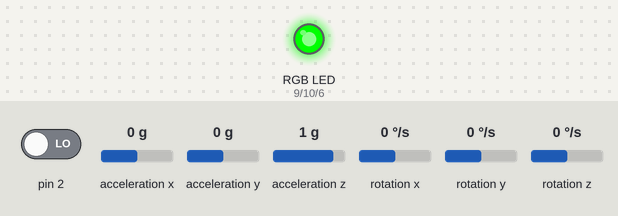
The sketch below on a simulated Arduino Uno, built with avr-gcc and run on an emulated ATmega328P. Parts: an RGB LED mixed from three pins (HIGH = lit). Dashed ring = blinking. The inputs (shaded band) are chosen by the test bench; at power-on: rotation z 0 °/s, acceleration y 0 g, acceleration z 1 g, acceleration x 0 g, pin 2 LOW, rotation x 0 °/s, rotation y 0 °/s. Dim RGB values are drawn brighter than linear; the sensor or clock chip raises its interrupt line as the real part does; what the sketch prints to the serial monitor is not drawn.

Above: at 2.7 s.
2.8 s: rotation z set to -192 °/s
At 2.95 s:
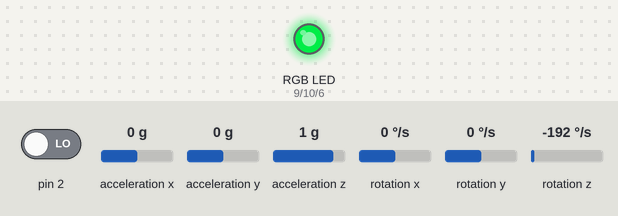
At 3.55 s:
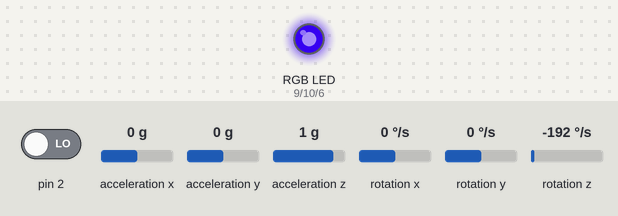
5.8 s: acceleration y set to -0.8 g
At 5.96 s:
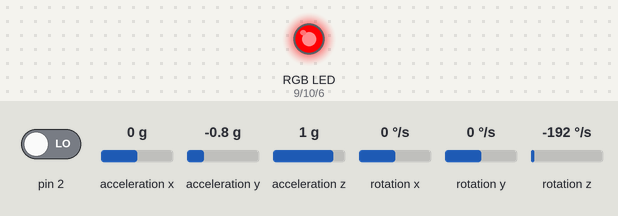
8.8 s: acceleration z set to 0 g
At 9.6 s:
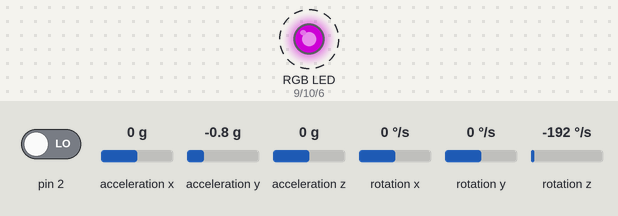
11.8 s: acceleration x set to -0.8 g
14.8 s: acceleration x set to 1.4 g
17.8 s: acceleration y set to 0 g
Timing chart, 0 to 21.8 s (numbered marks = the images above; inputs shaded):
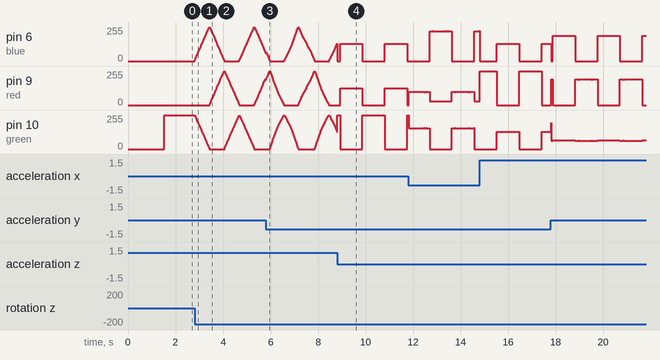

The sketch:

MPU-6050-with-RGB.ino
```cpp
#include "I2Cdev.h"

#include "MPU6050_6Axis_MotionApps20.h"

#if I2CDEV_IMPLEMENTATION == I2CDEV_ARDUINO_WIRE
    #include "Wire.h"
#endif
MPU6050 mpu;
int red = 9; //10
int green = 10; //9
int blue = 6;

int rgbCheck[121][3] = {
{0, 255, 0},
{0, 253, 2},
{0, 251, 4},
{0, 249, 6},
{0, 247, 9},
{0, 244, 11},
{0, 242, 13},
{0, 240, 15},
{0, 238, 17},
{0, 236, 19},
{0, 234, 21},
{0, 232, 23},
{0, 230, 26},
{0, 227, 28},
{0, 225, 30},
{0, 223, 32},
{0, 221, 34},
{0, 219, 36},
{0, 217, 38},
{0, 215, 40},
{0, 213, 43},
{0, 210, 45},
{0, 208, 47},
{0, 206, 49},
{0, 204, 51},
{0, 202, 53},
{0, 200, 55},
{0, 198, 57},
{0, 196, 60},
{0, 193, 62},
{0, 191, 64},
{0, 189, 66},
{0, 187, 68},
{0, 185, 70},
{0, 183, 72},
{0, 181, 74},
{0, 179, 77},
{0, 176, 79},
{0, 174, 81},
{0, 172, 83},
{0, 170, 85},
{0, 168, 87},
{0, 166, 89},
{0, 164, 91},
{0, 162, 94},
{0, 159, 96},
{0, 157, 98},
{0, 155, 100},
{0, 153, 102},
{0, 151, 104},
{0, 149, 106},
{0, 147, 108},
{0, 145, 111},
{0, 142, 113},
{0, 140, 115},
{0, 138, 117},
{0, 136, 119},
{0, 134, 121},
{0, 132, 123},
{0, 130, 125},
{0, 128, 128},
{0, 125, 130},
{0, 123, 132},
{0, 121, 134},
{0, 119, 136},
{0, 117, 138},
{0, 115, 140},
{0, 113, 142},
{0, 111, 145},
{0, 108, 147},
{0, 106, 149},
{0, 104, 151},
{0, 102, 153},
{0, 100, 155},
{0, 98, 157},
{0, 96, 159},
{0, 94, 162},
{0, 91, 164},
{0, 89, 166},
{0, 87, 168},
{0, 85, 170},
{0, 83, 172},
{0, 81, 174},
{0, 79, 176},
{0, 77, 179},
{0, 74, 181},
{0, 72, 183},
{0, 70, 185},
{0, 68, 187},
{0, 66, 189},
{0, 64, 191},
{0, 62, 193},
{0, 60, 196},
{0, 57, 198},
{0, 55, 200},
{0, 53, 202},
{0, 51, 204},
{0, 49, 206},
{0, 47, 208},
{0, 45, 210},
{0, 43, 213},
{0, 40, 215},
{0, 38, 217},
{0, 36, 219},
{0, 34, 221},
{0, 32, 223},
{0, 30, 225},
{0, 28, 227},
{0, 26, 230},
{0, 23, 232},
{0, 21, 234},
{0, 19, 236},
{0, 17, 238},
{0, 15, 240},
{0, 13, 242},
{0, 11, 244},
{0, 9, 247},
{0, 6, 249},
{0, 4, 251},
{0, 2, 253},
{0, 0, 255}};

#define OUTPUT_READABLE_YAWPITCHROLL


// MPU control/status vars
bool dmpReady = false;  // set true if DMP init was successful
uint8_t mpuIntStatus;   // holds actual interrupt status byte from MPU
uint8_t devStatus;      // return status after each device operation (0 = success, !0 = error)
uint16_t packetSize;    // expected DMP packet size (default is 42 bytes)
uint16_t fifoCount;     // count of all bytes currently in FIFO
uint8_t fifoBuffer[64]; // FIFO storage buffer

// orientation/motion vars
Quaternion q;           // [w, x, y, z]         quaternion container
VectorInt16 aa;         // [x, y, z]            accel sensor measurements
VectorInt16 aaReal;     // [x, y, z]            gravity-free accel sensor measurements
VectorInt16 aaWorld;    // [x, y, z]            world-frame accel sensor measurements
VectorFloat gravity;    // [x, y, z]            gravity vector
float euler[3];         // [psi, theta, phi]    Euler angle container
float ypr[3];           // [yaw, pitch, roll]   yaw/pitch/roll container and gravity vector

// packet structure for InvenSense teapot demo
uint8_t teapotPacket[14] = { '$', 0x02, 0,0, 0,0, 0,0, 0,0, 0x00, 0x00, '\r', '\n' };


// ================================================================
// ===               INTERRUPT DETECTION ROUTINE                ===
// ================================================================

volatile bool mpuInterrupt = false;     // indicates whether MPU interrupt pin has gone high
void dmpDataReady() {
    mpuInterrupt = true;
}


// ================================================================
// ===                      INITIAL SETUP                       ===
// ================================================================

void setup() {
    // join I2C bus (I2Cdev library doesn't do this automatically)
    #if I2CDEV_IMPLEMENTATION == I2CDEV_ARDUINO_WIRE
        Wire.begin();
        TWBR = 24; // 400kHz I2C clock (200kHz if CPU is 8MHz)
    #elif I2CDEV_IMPLEMENTATION == I2CDEV_BUILTIN_FASTWIRE
        Fastwire::setup(400, true);
    #endif

    // initialize serial communication
    // (115200 chosen because it is required for Teapot Demo output, but it's
    // really up to you depending on your project)
    Serial.begin(115200);
    while (!Serial); // wait for Leonardo enumeration, others continue immediately

    // NOTE: 8MHz or slower host processors, like the Teensy @ 3.3v or Ardunio
    // Pro Mini running at 3.3v, cannot handle this baud rate reliably due to
    // the baud timing being too misaligned with processor ticks. You must use
    // 38400 or slower in these cases, or use some kind of external separate
    // crystal solution for the UART timer.

    // initialize device
    Serial.println(F("Initializing I2C devices..."));
    mpu.initialize();

    // verify connection
    Serial.println(F("Testing device connections..."));
    Serial.println(mpu.testConnection() ? F("MPU6050 connection successful") : F("MPU6050 connection failed"));

    // wait for ready
//    Serial.println(F("\nSend any character to begin DMP programming and demo: "));
//    while (Serial.available() && Serial.read()); // empty buffer
//    while (!Serial.available());                 // wait for data
//    while (Serial.available() && Serial.read()); // empty buffer again
    delay(1000);
    // load and configure the DMP
    Serial.println(F("Initializing DMP..."));
    devStatus = mpu.dmpInitialize();

    // supply your own gyro offsets here, scaled for min sensitivity
    mpu.setXGyroOffset(220);
    mpu.setYGyroOffset(76);
    mpu.setZGyroOffset(-85);
    mpu.setZAccelOffset(1788); // 1688 factory default for my test chip

    // make sure it worked (returns 0 if so)
    if (devStatus == 0) {
        // turn on the DMP, now that it's ready
        Serial.println(F("Enabling DMP..."));
        mpu.setDMPEnabled(true);

        // enable Arduino interrupt detection
        Serial.println(F("Enabling interrupt detection (Arduino external interrupt 0)..."));
        attachInterrupt(0, dmpDataReady, RISING);
        mpuIntStatus = mpu.getIntStatus();

        // set our DMP Ready flag so the main loop() function knows it's okay to use it
        Serial.println(F("DMP ready! Waiting for first interrupt..."));
        dmpReady = true;

        // get expected DMP packet size for later comparison
        packetSize = mpu.dmpGetFIFOPacketSize();
    } else {
        // ERROR!
        // 1 = initial memory load failed
        // 2 = DMP configuration updates failed
        // (if it's going to break, usually the code will be 1)
        Serial.print(F("DMP Initialization failed (code "));
        Serial.print(devStatus);
        Serial.println(F(")"));
    }
    pinMode(red, OUTPUT);
    pinMode(green, OUTPUT);
    pinMode(blue, OUTPUT);

}


// ================================================================
// ===                    MAIN PROGRAM LOOP                     ===
// ================================================================

void loop() {
    // if programming failed, don't try to do anything
    if (!dmpReady) return;

    // wait for MPU interrupt or extra packet(s) available
    while (!mpuInterrupt && fifoCount < packetSize) {

    }

    // reset interrupt flag and get INT_STATUS byte
    mpuInterrupt = false;
    mpuIntStatus = mpu.getIntStatus();

    // get current FIFO count
    fifoCount = mpu.getFIFOCount();

    // check for overflow (this should never happen unless our code is too inefficient)
    if ((mpuIntStatus & 0x10) || fifoCount == 1024) {
        // reset so we can continue cleanly
        mpu.resetFIFO();
        Serial.println(F("FIFO overflow!"));

    // otherwise, check for DMP data ready interrupt (this should happen frequently)
    } else if (mpuIntStatus & 0x02) {
        // wait for correct available data length, should be a VERY short wait
        while (fifoCount < packetSize) fifoCount = mpu.getFIFOCount();

        // read a packet from FIFO
        mpu.getFIFOBytes(fifoBuffer, packetSize);

        // track FIFO count here in case there is > 1 packet available
        // (this lets us immediately read more without waiting for an interrupt)
        fifoCount -= packetSize;

       // Colour selection
        #ifdef OUTPUT_READABLE_YAWPITCHROLL
            // display Euler angles in degrees
            mpu.dmpGetQuaternion(&q, fifoBuffer);
            mpu.dmpGetGravity(&gravity, &q);
            mpu.dmpGetYawPitchRoll(ypr, &q, &gravity);
            setLEDColour(ypr[0] * 180/M_PI);
        #endif
    }
}

void setLEDColour(int currPos){
  int redValue = 0;
  int greenValue = 0;
  int blueValue = 0;
  int currCase = 0;
  if( 120 < currPos && currPos <= 180){

    redValue = rgbCheck[currPos-121][2];
    greenValue = rgbCheck[currPos-121][0];
    blueValue = rgbCheck[currPos-121][1];
    currCase = 1;

  }else if( 0 <= currPos && currPos <= 120){
    redValue = rgbCheck[currPos][0];
    greenValue = rgbCheck[currPos][1];
    blueValue = rgbCheck[currPos][2];
   currCase = 2;
  }else if(-119 <= currPos && currPos < 0){


    redValue = rgbCheck[currPos+119][1];
    greenValue = rgbCheck[currPos+119][2];
    blueValue = rgbCheck[currPos+119][0];
    currCase = 3;
  }else if( -180 <= currPos && currPos <= -120){

    redValue = rgbCheck[currPos+60+180][2];
    greenValue = rgbCheck[currPos+60+180][0];
    blueValue = rgbCheck[currPos+60+180][1];

    currCase = 4;
  }

    analogWrite(red,redValue);
    analogWrite(green, greenValue);
    analogWrite(blue, blueValue);

//    Serial.print(currPos);
//    Serial.print("\t");
//    Serial.print(currCase);
//    Serial.print("\t");
//    Serial.print(redValue);
//    Serial.print("\t");
//    Serial.print(greenValue);
//    Serial.print("\t");
//    Serial.println(blueValue);

 // check if colour has been selected ( check linear acceleration)


}
```
